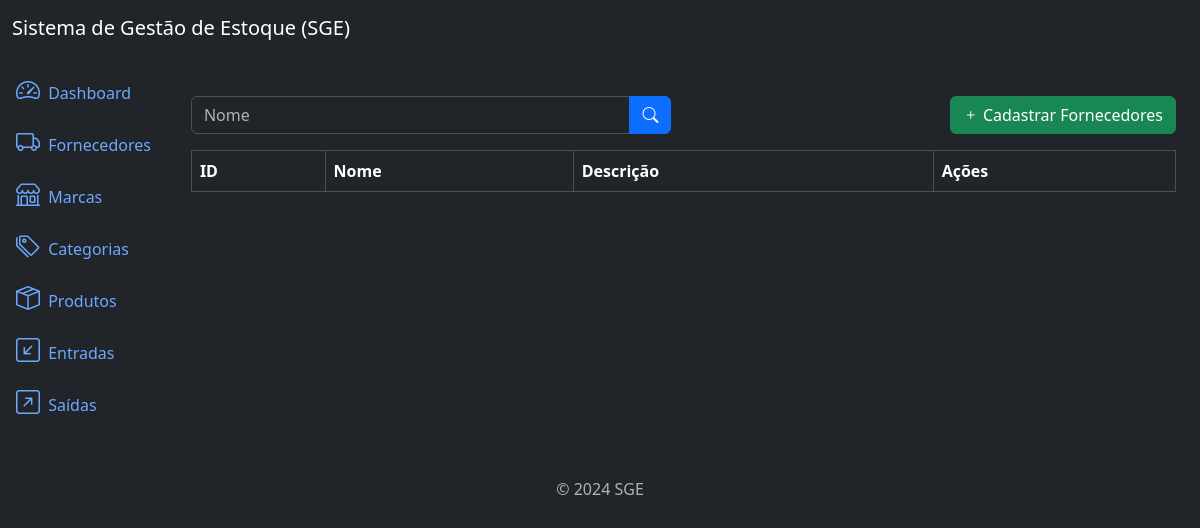
Before: /suppliers/list/ with the older database file.
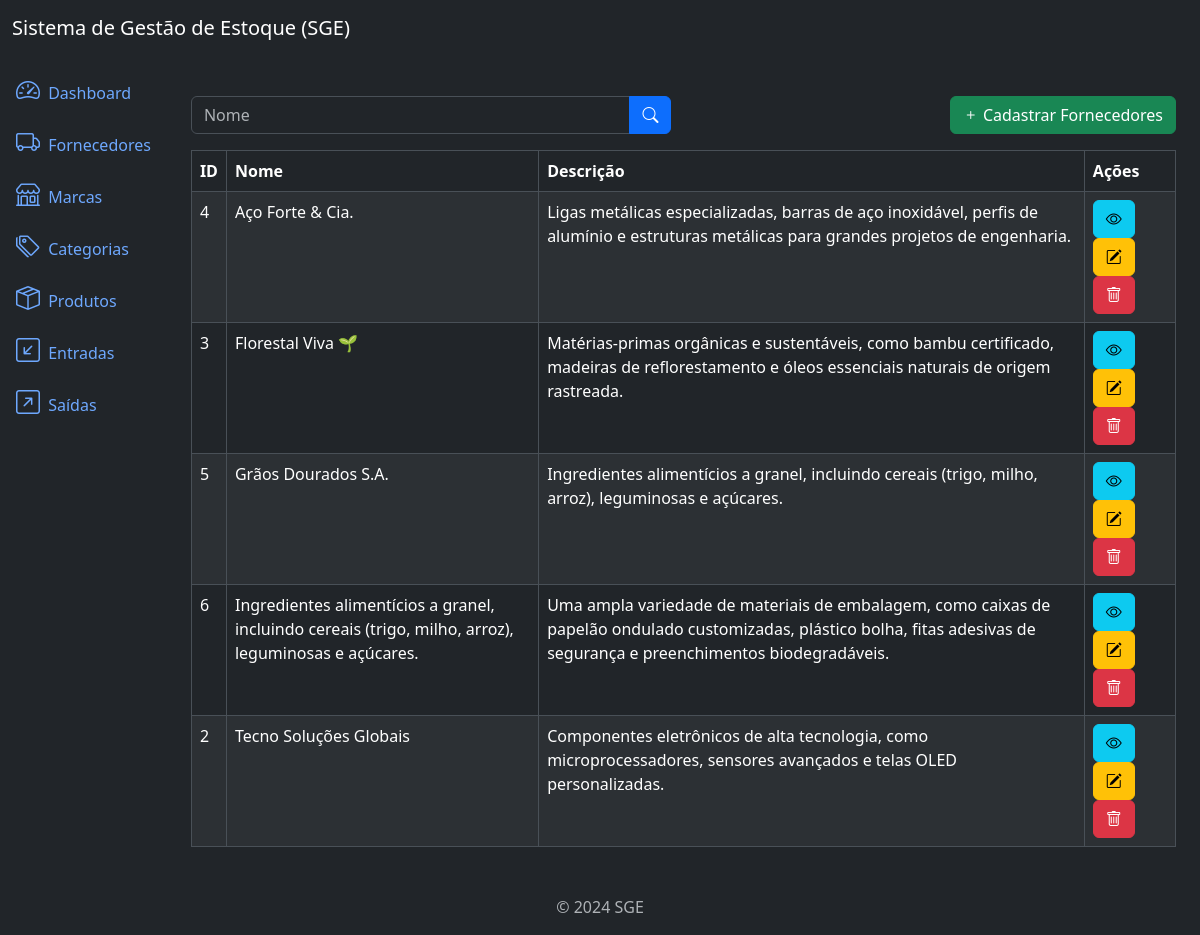
After: the same page with the newer database file.
### supplier/models.py (models this page shows, shortened)
class Supllier(models.Model):
    name = models.CharField(max_length=300)
    description = models.TextField(null=True, blank=True)
    created_at = models.DateTimeField(auto_now_add=True)
    updated_at = models.DateTimeField(auto_now=True)
    class Meta:
        ordering = ['name']

### supplier/views.py (the view)
# urls.py: path('suppliers/list/', views.SuppliersListView.as_view(), \
class SuppliersListView(ListView):
    model = models.Supllier
    template_name = 'suppliers_list.html'
    context_object_name = 'suppliers'
    paginate_by = 5
    def get_queryset(self):
        qs = super().get_queryset()
        name = self.request.GET.get('name')
        if name:
            qs = qs.filter(name__icontains=name)
        return qs

### supplier/templates/suppliers_list.html (shortened to what this page needs)
{% extends 'base.html' %}
{% block content %}
<div class='row mb-3'>
    <div class='col-md-6'>
        <form method="get" action="{% url "suppliers_list" %}">
            <div class='input-group'>
                <input type="text" class="form-control" name='name' placeholder='Nome' value="{{request.GET.name}}">
                <button type='submit' class="btn btn-primary">
                    <i class='bi bi-search'></i>
                </button>
            </div>
        </form>
    </div>
    <div class='col-md-6'>
        <a href="{% url "suppliers_create" %}" class='btn btn-success float-end'>
            <i class='bi bi-plus'></i>
            Cadastrar Fornecedores
        </a>
    </div>
</div>
<div class="table-responsive">
    <table class="table table-striped table-bordered">
        <thead class="thead-dark">
            <tr>
                <th>ID</th>
                <th>Nome</th>
                <th>Descrição</th>
                <th>Ações</th>
            </tr>
        </thead>
        <tbody>
            {% for supplier in suppliers %}
                <tr>
                    <td>{{supplier.pk}}</td>
                    <td>{{supplier.name}}</td>
                    <td>{{supplier.description}}</td>
                    <td>
                        <a href="{% url "suppliers_detail" supplier.pk %}" class='btn btn-info btn-small'>
                            <i class='bi bi-eye'></i>
                        </a>
                        <a href="{% url "suppliers_update" supplier.pk %}" class='btn btn-warning btn-small'>
                            <i class='bi bi-pencil-square'></i>
                        </a>
                        <a href="{% url "suppliers_delete" supplier.pk %}" class='btn btn-danger btn-small'>
                            <i class='bi bi bi-trash'></i>
                        </a>
                    </td>
                </tr>
            {% endfor %}
        </tbody>
    </table>
</div>
{% endblock content %}

Changed rows visible on the page:
added Supllier: pk "4", name "Aço Forte & Cia.", description "Ligas metálicas especializadas, barras de aço inoxidável, perfis de alumínio e estruturas metálicas para grandes projetos de engenharia."
added Supllier: pk "3", name "Florestal Viva 🌱", description "Matérias-primas orgânicas e sustentáveis, como bambu certificado, madeiras de reflorestamento e óleos essenciais naturais de origem rastreada."
added Supllier: pk "5", name "Grãos Dourados S.A.", description "Ingredientes alimentícios a granel, incluindo cereais (trigo, milho, arroz), leguminosas e açúcares."
added Supllier: pk "6", name "Ingredientes alimentícios a granel, incluindo cereais (trigo, milho, arroz), leguminosas e açúcares.", description "Uma ampla variedade de materiais de embalagem, como caixas de papelão ondulado customizadas, plástico bolha, fitas adesivas de segurança e preenchimentos biodegradáveis."
added Supllier: pk "2", name "Tecno Soluções Globais", description "Componentes eletrônicos de alta tecnologia, como microprocessadores, sensores avançados e telas OLED personalizadas."
